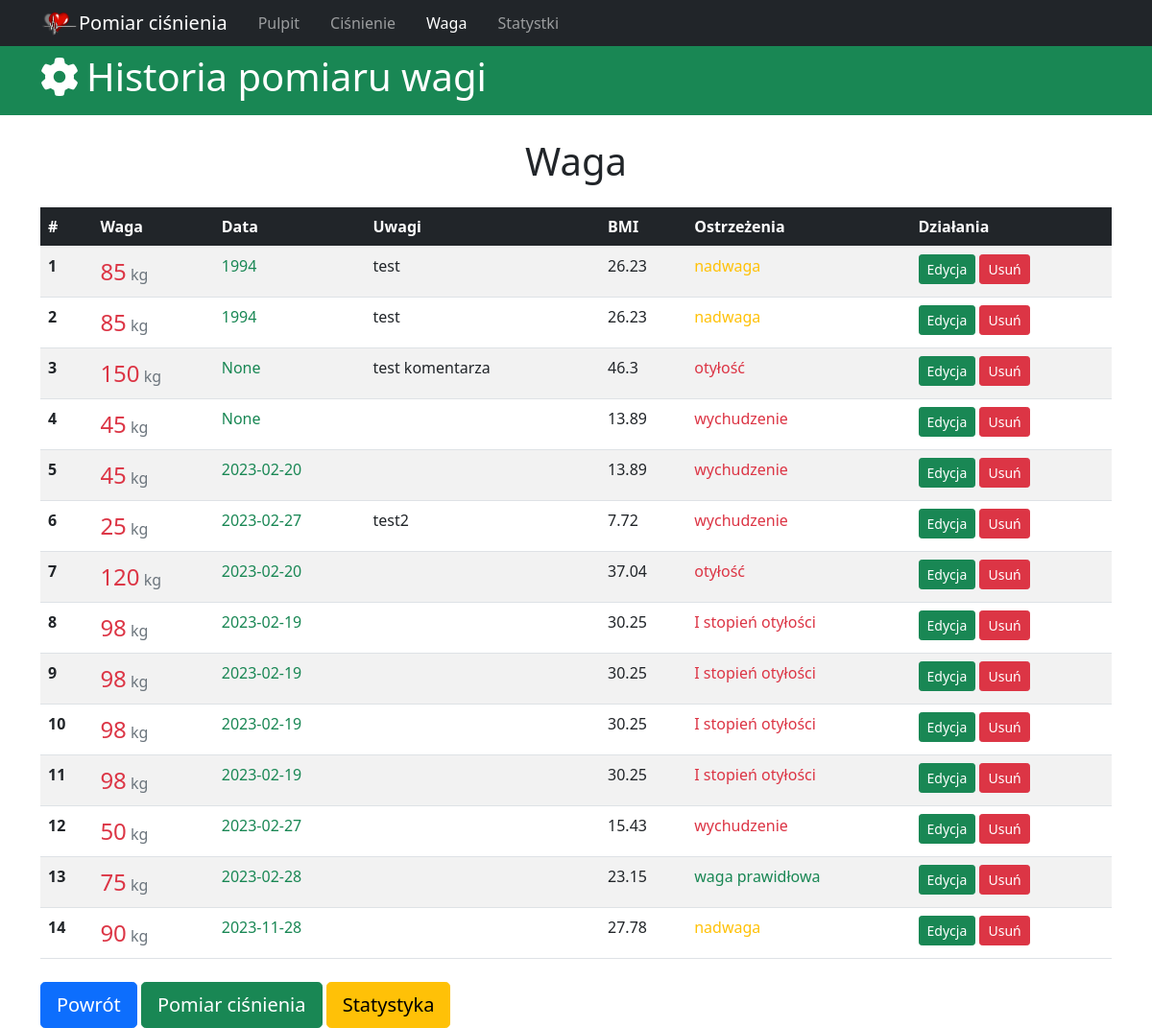
Page /weight_history on the earlier database version.
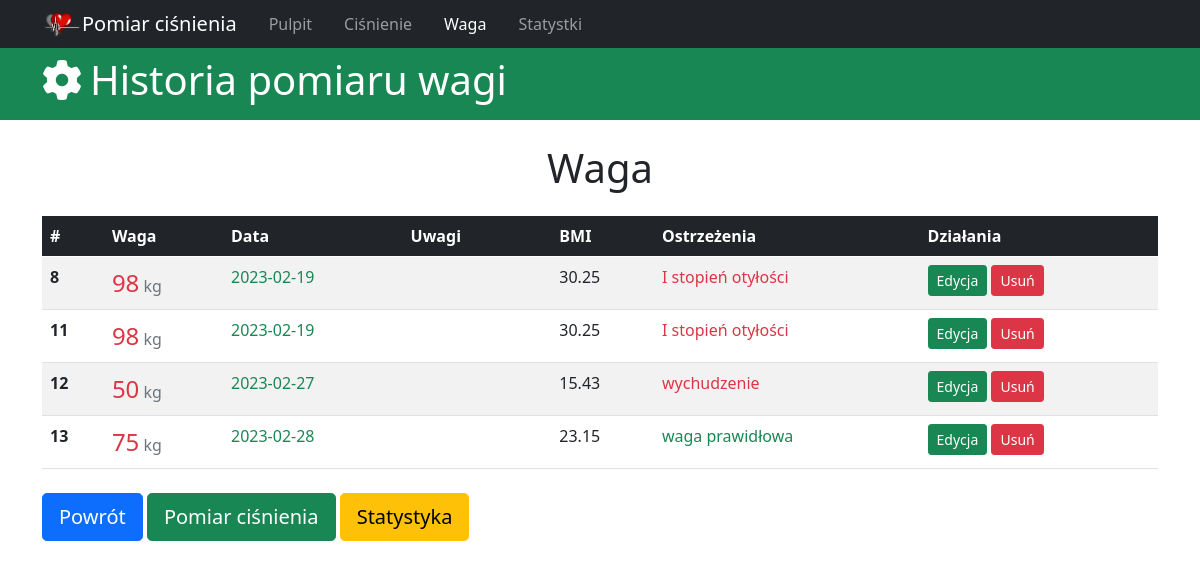
Same page on the later database version.
### tables this page shows
CREATE TABLE weights
(
id integer PRIMARY KEY AUTOINCREMENT,
weight int,
date_of_weight DATE,
comments text
, time_of_day text);

### app.py (the view)
@app.route('/weight_history')
def weight_history():
  db = get_db()
  sql_command = 'SELECT id, weight, date_of_weight, comments, round((weight/(1.8*1.8)),2) AS BMI FROM weights;'
  cur = db.execute(sql_command)
  weights = cur.fetchall()
  db.commit()
  return render_template('waga.html', active_menu='weight_history', weights=weights)

### app.py (called while the page is built)
def get_db():
  if not hasattr(g, 'sqlite_db'):
    conn = sqlite3.connect(app_info['db_file'])
    conn.row_factory = sqlite3.Row
    g.sqlite_db = conn
  return g.sqlite_db

### templates/waga.html (shortened to what this page needs)
{% extends 'base.html' %} {% block content %}
<header>
  <div id="main-header" class="py-2 bg-success text-white">
    <div class="container">
      <div class="row">
        <div class="col-md-6">
          <h1><i class="fas fa-cog pe-2"></i>Historia pomiaru wagi</h1>
        </div>
      </div>
    </div>
  </div>
</header>
<div class="container">
  <h1 class="text-center mt-4">Waga</h1>
  <table class="table table-striped table-hover mt-4">
    <thead class="table-dark">
      <tr>
        <th scope="col">#</th>
        <th scope="col">Waga</th>
        <th scope="col">Data</th>
        <th scope="col">Uwagi</th>
        <th scope="col"></th>
        <th scope="col">BMI</th>
        <th scope="col">Ostrzeżenia</th>
        <th scope="col">Działania</th>
      </tr>
    </thead>
    <tbody>
      {% for weight in weights %}
      <tr>
        <th scope="row">{{weight.id}}</th>
        <td>
          <span class="fs-4 text-danger">{{weight.weight}}</span>
          <span class="text-muted">kg</span>
        </td>
        <td>
          <span class="text-success">{{weight.date_of_weight}}</span>
        </td>
        <td>{{weight.comments}}</td>
        <td>
        </td>
        <td>{{weight.bmi}}</td>
        {% if weight.bmi <= 16.99 %}
        <td class="text-danger">wychudzenie</td>
        {% elif weight.bmi >= 17 and weight.bmi <= 18.49 %}
        <td class="text-warning">niedowaga</td>
        {% elif weight.bmi >= 18.5 and weight.bmi <= 24.99 %}
        <td class="text-success">waga prawidłowa</td>
        {% elif weight.bmi >= 25 and weight.bmi <= 29.9 %}
        <td class="text-warning">nadwaga</td>
        {% elif weight.bmi >= 30 and weight.bmi <= 34.99 %}
        <td class="text-danger">I stopień otyłości</td>
        {% else %}
        <td class="text-danger">otyłość</td>
        {% endif %}
        <td>
          <a href="#" class="btn btn-success btn-sm">Edycja</a>
          <a
            type="button"
            href="{{url_for('delete_weight', weight_id=weight.id)}}"
            class="btn btn-danger btn-sm delete-confirm"
          >
            Usuń
          </a>
        </td>
      </tr>
      {% endfor %}
    </tbody>
  </table>
  <div class="row">
    <div class="col-sm">
      <a href="{{url_for('index')}}" class="btn btn-primary btn-lg mt-2"
        >Powrót</a
      >
      <a
        href="{{url_for('pressure_history')}}"
        class="btn btn-success btn-lg mt-2"
        >Pomiar ciśnienia</a
      >
      <a href="#" class="btn btn-warning btn-lg mt-2">Statystyka</a>
    </div>
  </div>
</div>
{% endblock %}

### templates/base.html (shortened to what this page needs)
<!DOCTYPE html>
<html lang="pl">
  <head>
    <link
      href="https://cdn.jsdelivr.net/npm/bootstrap@5.0.2/dist/css/bootstrap.min.css"
      rel="stylesheet"
    />
    <link rel="stylesheet" href="{{url_for('static', filename='style.css')}}" />
  </head>
  <body>
    {% include 'menu.html' %} {% block content %}{% endblock %}
  </body>
</html>

### templates/menu.html (shortened to what this page needs)
<nav class="navbar navbar-expand-sm navbar-dark bg-dark p-1">
  <div class="container">
    <a class="navbar-brand" href="{{url_for('index')}}"
      ><img src="{{url_for('static', filename='heart_sm.png')}}" alt="" />Pomiar
      ciśnienia</a
    >
    <div class="collapse navbar-collapse" id="navbarNav">
      <ul class="navbar-nav">
        <li class="nav-item px-2">
          <a
            class="nav-link {{'active' if active_menu=='home'}}"
            aria-current="page"
            href="{{url_for('index')}}"
            >Pulpit</a
          >
        </li>
        <li class="nav-item px-2">
          <a
            class="nav-link {{'active' if active_menu=='pressure_history'}}"
            href="{{url_for('pressure_history')}}"
            >Ciśnienie</a
          >
        </li>
        <li class="nav-item px-2">
          <a
            class="nav-link {{'active' if active_menu=='weight_history'}}"
            href="{{url_for('weight_history')}}"
            >Waga</a
          >
        </li>
        <li class="nav-item px-2">
          <a href="#" class="nav-link">Statystki</a>
        </li>
      </ul>
    </div>
  </div>
</nav>

### static/style.css (style rules this page uses)
.container { max-width: 1140px; }

Differences in the rows shown:
removed weights: id "1", weight "85", date_of_weight "1994", comments "test", bmi "26.23", shows "nadwaga"
removed weights: id "2", weight "85", date_of_weight "1994", comments "test", bmi "26.23", shows "nadwaga"
removed weights: id "3", weight "150", date_of_weight "None", comments "test komentarza", bmi "46.3", shows "otyłość"
removed weights: id "4", weight "45", date_of_weight "None", bmi "13.89", shows "wychudzenie"
removed weights: id "5", weight "45", date_of_weight "2023-02-20", bmi "13.89", shows "wychudzenie"
removed weights: id "6", weight "25", date_of_weight "2023-02-27", comments "test2", bmi "7.72", shows "wychudzenie"
removed weights: id "7", weight "120", date_of_weight "2023-02-20", bmi "37.04", shows "otyłość"
removed weights: id "9", weight "98", date_of_weight "2023-02-19", bmi "30.25", shows "I stopień otyłości"
removed weights: id "10", weight "98", date_of_weight "2023-02-19", bmi "30.25", shows "I stopień otyłości"
removed weights: id "14", weight "90", date_of_weight "2023-11-28", bmi "27.78", shows "nadwaga"
